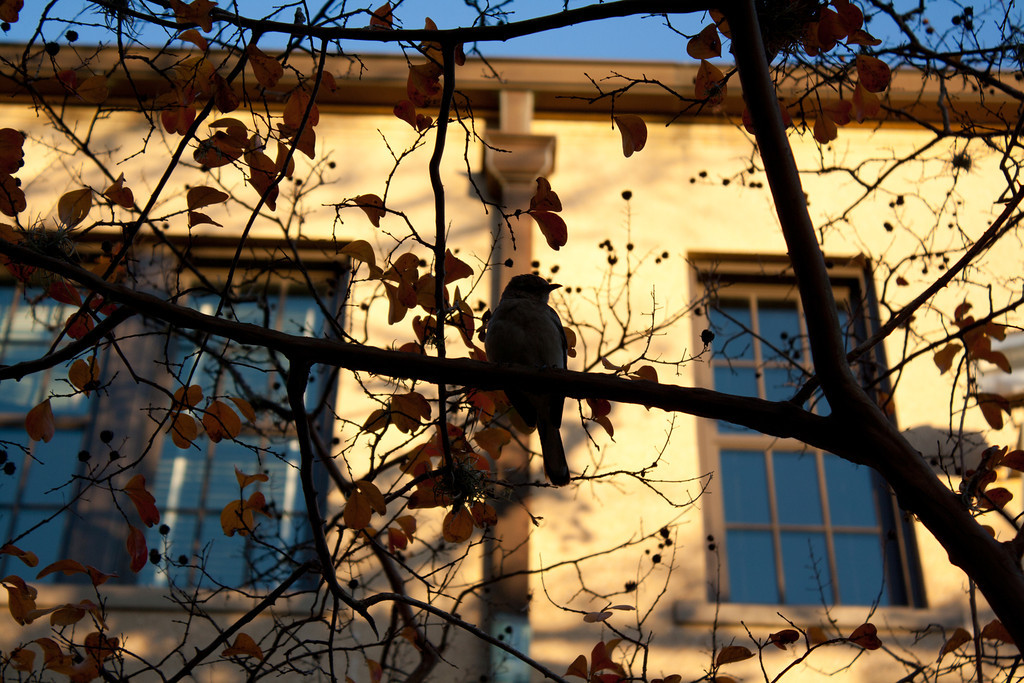
#> input picture Enhancement by Histogram Manipulation/bird.jpeg, 1024 x 683 px
$ jupyter execute Act5-Histogram.ipynb   (shell and % lines are left out)
#> lines starting #> are read from the running program, lines starting #| are printed output that depends on the picture; long printed decimals are rounded
[cell 1]
import matplotlib.pyplot as plt
import matplotlib.image as mpimg
import numpy as np
import cv2
from skimage import img_as_float

[cell 2]
M = cv2.cvtColor(cv2.imread('bird.jpeg'), cv2.COLOR_BGR2RGB)
M_gray = cv2.cvtColor(M, cv2.COLOR_RGB2GRAY)
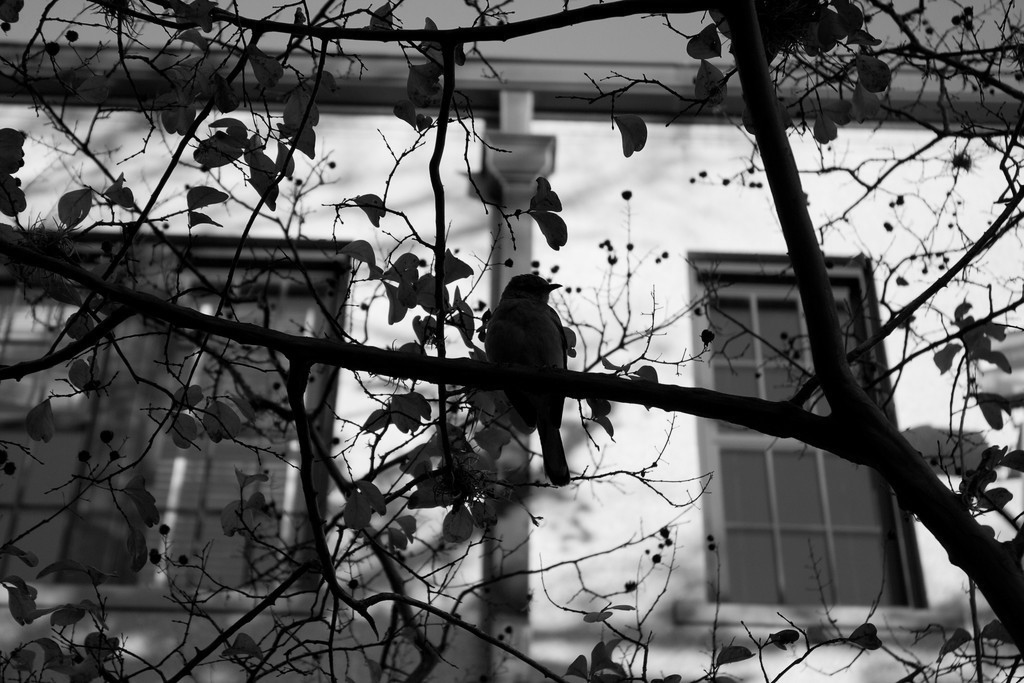
#> M_gray: shape (683, 1024); min 0, max 250, mean 95.2


plt.figure(figsize=[15,6])
plt.subplot(121)
plt.imshow(M)
plt.subplot(122)
plt.imshow(M_gray,'gray')
plt.show()
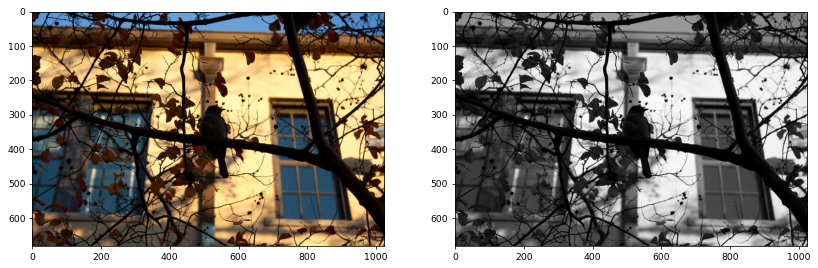
#> figure drawn by matplotlib, 2 panels
plt.figure(figsize=[15,6])
#plt.imshow(M_gray, cmap = 'gray')
#plt.show()

Imin = np.amin(M_gray)
#> Imin = 0
Imax = np.amax(M_gray)
#> Imax = 250
print('Imin: ',Imin,'Imax: ',Imax)
#| Imin:  0 Imax:  250

# 1. Contrast Stretching

[cell 3]
M_grayf = img_as_float(M_gray) #Normalizing float point
M_contra = M_grayf*255

Imin = np.amin(M_gray)
Imax = np.amax(M_gray)
Iminf = np.amin(M_grayf)
#> Iminf = 0
Imaxf = np.amax(M_grayf)
#> Imaxf = 0.98

print('Imin: ',Imin,'Imax: ',Imax)
#| Imin:  0 Imax:  250
print('Iminf: ',Iminf,'Imaxf: ',Imaxf)
#| Iminf:  0.0 Imaxf:  0.9804

plt.figure(figsize=[15,6])
plt.rcParams['axes.titlesize'] = 17
plt.subplot(121)
plt.imshow(M_gray,'gray')
plt.title('Original Image')
plt.subplot(122)
plt.imshow(M_contra,'gray')
plt.title('Contrast Stretched Image')
plt.show()
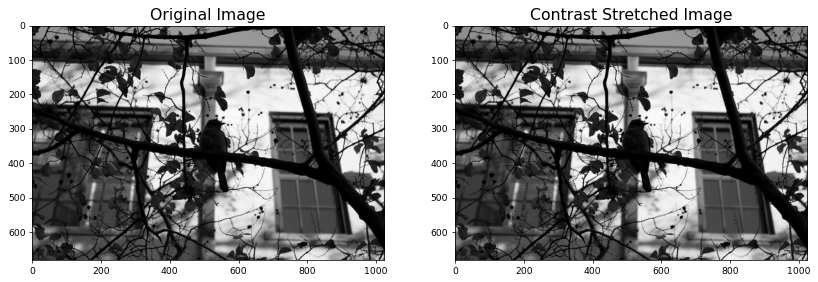
#> figure drawn by matplotlib, 2 panels

# 2. Histogram Manipulation

[cell 4]
hist, bin_edges = np.histogram(M_gray, bins = np.linspace(0,255,257), density = "True")
#> hist = 256 values, max 0.027 at index 0, min 0 at index 251, mean 0.00392; bin_edges = 257 values from 0 to 255
#norm_hist = (hist-min(hist))/(max(hist)-min(hist))

plt.style.use('dark_background')

plt.figure(figsize=[8,5])
plt.rcParams['axes.titlesize'] = 17
plt.rcParams.update({'font.size': 15})
plt.plot(hist,'turquoise',linewidth=2.5)
plt.xlabel('Pixel values')
plt.ylabel('Intensity')
plt.title('Original Histogram')
plt.show()
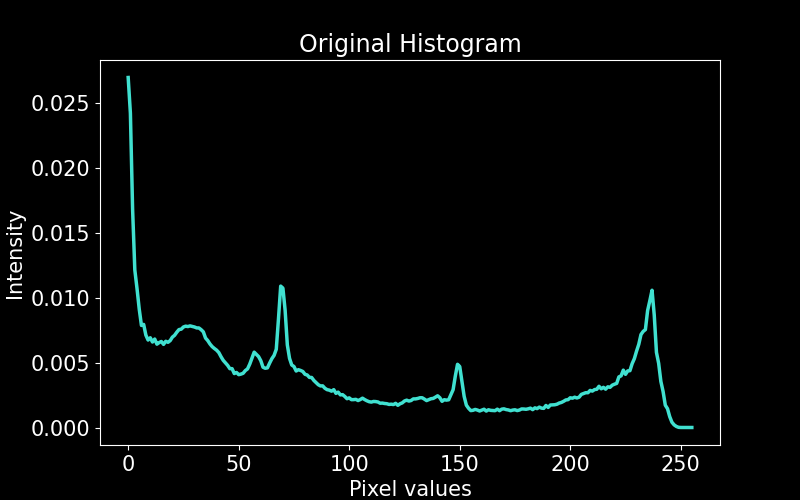
#> figure drawn by matplotlib, 1 panel; curve peaks at x = 0, y = 0.027

# [8 lines of commented-out code are left out]

# 3. CDF

[cell 5]
cdf = np.cumsum(hist)
#> cdf = 256 values from 0.027 to 1
#norm_cdf = (cdf-min(cdf))/(max(cdf)-min(cdf))

plt.figure(figsize=[8,5])
plt.rcParams['axes.titlesize'] = 17
plt.rcParams.update({'font.size': 15})
plt.plot(cdf,'turquoise',linewidth=2.5)
plt.xlabel('Pixel values')
plt.ylabel('T(r)')
plt.title('Cumulative Distribution Function')
plt.show()
#> figure, not shown here; curve peaks at x = 250, y = 1

# Desired CDFs

[cell 6]
des_x = np.linspace(0,Imax,100)
#> des_x = 100 values from 0 to 250

#Quadratic
def quad(x):
    return x**2

# Sigmoid
def sig_fxn(x):
    a = np.median(x)
    m = 30
    return (1)/(1 + np.exp((-x+a)/m))

a = np.median(des_x)
#> a = 125
m = 30

def inv_sig(y):
    return (-((np.log((1/y)-1))*m - a))


plt.figure(figsize=[8,5])
plt.rcParams['axes.titlesize'] = 17
plt.rcParams.update({'font.size': 15})
plt.plot(des_x,des_x,'turquoise',linewidth=2.5)
plt.xlabel('Pixel values')
plt.ylabel('G(z)')
plt.title('Cumulative Distribution Function (linear)')
plt.show()
#> figure, not shown here; curve peaks at x = 250, y = 250

plt.figure(figsize=[8,5])
plt.rcParams['axes.titlesize'] = 17
plt.rcParams.update({'font.size': 15})
plt.plot(des_x,des_x**2,'turquoise',linewidth=2.5)
plt.xlabel('Pixel values')
plt.ylabel('G(z)')
plt.title('Cumulative Distribution Function (quadratic)')
plt.show()
#> figure, not shown here; curve peaks at x = 250, y = 62500

plt.figure(figsize=[8,5])
plt.rcParams['axes.titlesize'] = 17
plt.rcParams.update({'font.size': 15})
plt.plot(des_x,sig_fxn(des_x),'turquoise',linewidth=2.5)
plt.xlabel('Pixel values')
plt.ylabel('G(z)')
plt.title('Cumulative Distribution Function (sigmoid)')
plt.show()
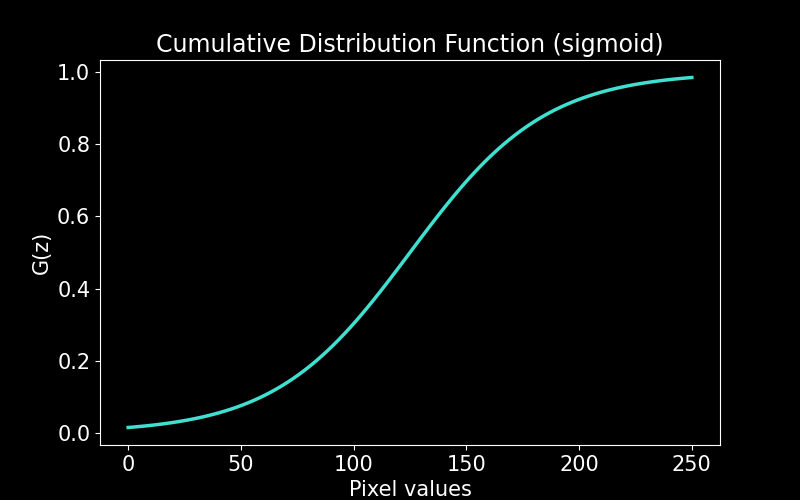
#> figure drawn by matplotlib, 1 panel; curve peaks at x = 250, y = 0.985

# Sigmoid CDF

[cell 7]
image_sig = np.floor(np.copy(M_gray))

for i in range(len(M_gray)):
    for j in range(len(M_gray[i])):
        before = int(M_gray[i][j])
        if before >= 250:
            continue
        percentile = cdf[before]
        desire = inv_sig(percentile)*255
        image_sig[i][j] = desire
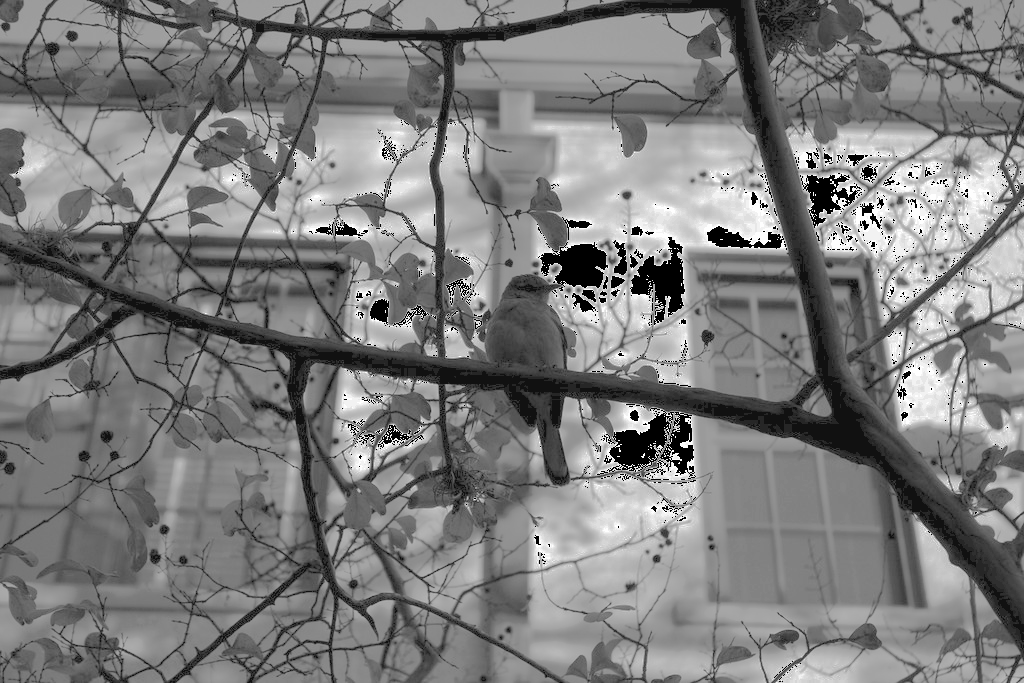
#> image_sig: shape (683, 1024) float16; 2.17% of the values are NaN or infinite; the others: min 250, max 62528, mean 31632; drawn with min black, max white, NaN and infinite black

final = image_sig.astype(float)
norm_final =  (final-np.min(final))/(np.max(final)-np.min(final))*255
#> norm_final: shape (683, 1024) float64; every value is NaN or infinite

plt.figure(figsize=[15,6])
plt.rcParams['axes.titlesize'] = 17
plt.subplot(121)
plt.imshow(M_gray,'gray')
plt.title('Original Image')
plt.subplot(122)
plt.imshow(norm_final,'gray')
plt.title('Final Treated Image')
plt.show()

# Linear CDF

[cell 8]
image_sig = np.floor(np.copy(M_gray))

for i in range(len(M_gray)):
    for j in range(len(M_gray[i])):
        before = int(M_gray[i][j])
        if before >= 250:
            continue
        percentile = cdf[before]
        desire = percentile*255
        image_sig[i][j] = desire
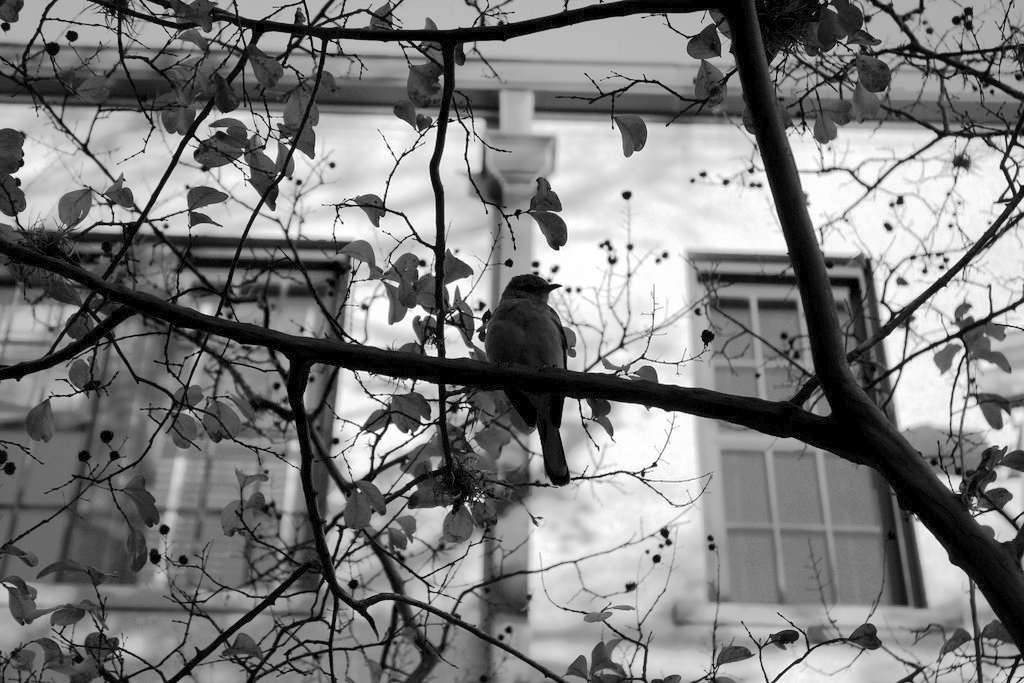
#> image_sig: shape (683, 1024) float16; min 6.89, max 256, mean 128.9; drawn with min black and max white

final = image_sig.astype(float)
norm_final =  (final-np.min(final))/(np.max(final)-np.min(final))

hist1, bin_edges1 = np.histogram(norm_final, bins = np.linspace(0,255,256), density = "True")
#> hist1 = 255 values, max 1 at index 0, min 0 at index 2, mean 0.00392; bin_edges1 = 256 values from 0 to 255

plt.figure(figsize=[15,6])
plt.rcParams['axes.titlesize'] = 17
plt.subplot(121)
plt.imshow(M_gray,'gray')
plt.title('Original Image')
plt.subplot(122)
plt.imshow(norm_final,'gray')
plt.title('Final Treated Image')
plt.show()

#plt.figure(figsize=[15,6])
plt.rcParams['axes.titlesize'] = 17
plt.rcParams.update({'font.size': 15})
#plt.subplot(121)
plt.plot(hist,'turquoise',linewidth=2.5)
plt.xlabel('Pixel values')
plt.ylabel('Intensity')
plt.title('Histogram of the original image')
# [5 lines of commented-out code are left out]
plt.show()
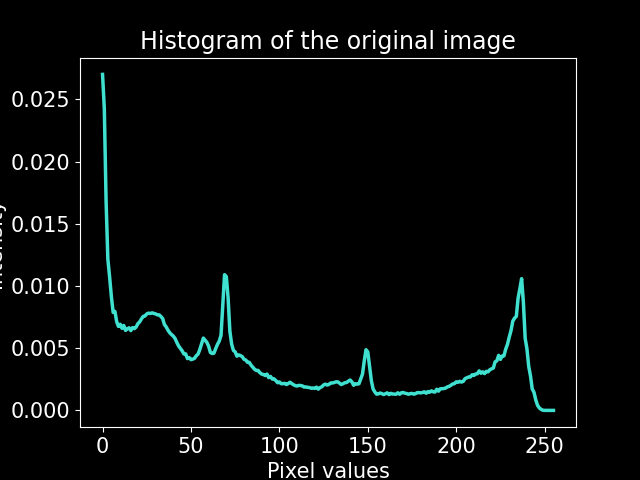
#> figure drawn by matplotlib, 1 panel; curve peaks at x = 0, y = 0.027

# Quadratic CDF

[cell 9]
image_sig = np.floor(np.copy(M_gray))

for i in range(len(M_gray)):
    for j in range(len(M_gray[i])):
        before = int(M_gray[i][j])
        if before >= 250:
            continue
        percentile = cdf[before]
        desire = quad(percentile)*255
        image_sig[i][j] = desire
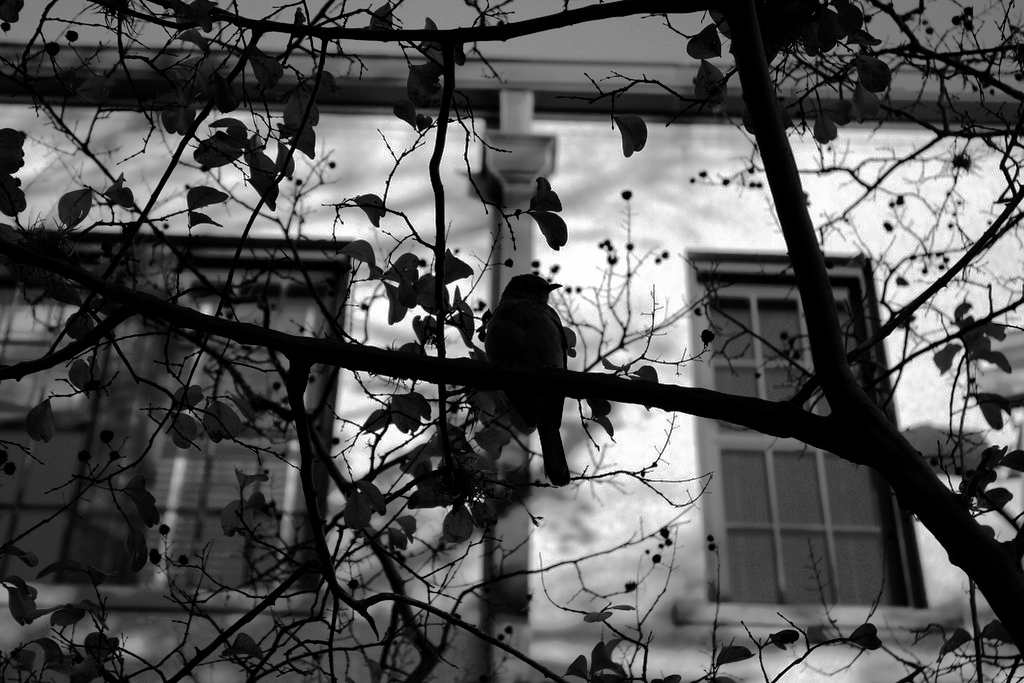
#> image_sig: shape (683, 1024) float16; min 0.186, max 257, mean 86.2; drawn with min black and max white

final = image_sig.astype(float)
norm_final =  (final-np.min(final))/(np.max(final)-np.min(final))


plt.figure(figsize=[15,6])
plt.rcParams['axes.titlesize'] = 17
plt.subplot(121)
plt.imshow(M_gray,'gray')
plt.title('Original Image')
plt.subplot(122)
plt.imshow(norm_final,'gray')
plt.title('Final Treated Image')
plt.show()
